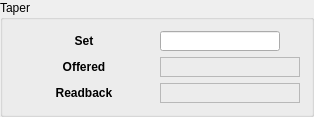
     <widget class="QGroupBox" name="groupBox_2">
      <property name="title">
       <string>Taper</string>
      </property>
      <layout class="QGridLayout" name="gridLayout_3">
       <item row="0" column="0">
        <layout class="QVBoxLayout" name="verticalLayout_4">
         <item>
          <widget class="QLabel" name="label_4">
           <property name="minimumSize">
            <size>
             <width>140</width>
             <height>20</height>
            </size>
           </property>
           <property name="maximumSize">
            <size>
             <width>16777215</width>
             <height>20</height>
            </size>
           </property>
           <property name="font">
            <font>
             <weight>75</weight>
             <bold>true</bold>
            </font>
           </property>
           <property name="text">
            <string>Set</string>
           </property>
           <property name="alignment">
            <set>Qt::AlignCenter</set>
           </property>
           <property name="buddy">
            <cstring>qcalineeditplugin_2</cstring>
           </property>
          </widget>
         </item>
         <item>
          <widget class="QLabel" name="label_5">
           <property name="minimumSize">
            <size>
             <width>140</width>
             <height>20</height>
            </size>
           </property>
           <property name="maximumSize">
            <size>
             <width>16777215</width>
             <height>20</height>
            </size>
           </property>
           <property name="font">
            <font>
             <weight>75</weight>
             <bold>true</bold>
            </font>
           </property>
           <property name="text">
            <string>Offered</string>
           </property>
           <property name="alignment">
            <set>Qt::AlignCenter</set>
           </property>
          </widget>
         </item>
         <item>
          <widget class="QLabel" name="label_6">
           <property name="minimumSize">
            <size>
             <width>140</width>
             <height>20</height>
            </size>
           </property>
           <property name="maximumSize">
            <size>
             <width>16777215</width>
             <height>20</height>
            </size>
           </property>
           <property name="font">
            <font>
             <weight>75</weight>
             <bold>true</bold>
            </font>
           </property>
           <property name="text">
            <string>Readback</string>
           </property>
           <property name="alignment">
            <set>Qt::AlignCenter</set>
           </property>
          </widget>
         </item>
        </layout>
       </item>
       <item row="0" column="1">
        <layout class="QVBoxLayout" name="verticalLayout_2">
         <item>
          <layout class="QGridLayout" name="gridLayout_9">
           <item row="0" column="0">
            <widget class="QCaLineEditPlugin" name="qcalineeditplugin_2">
             <property name="minimumSize">
              <size>
               <width>0</width>
               <height>20</height>
              </size>
             </property>
             <property name="maximumSize">
              <size>
               <width>120</width>
               <height>20</height>
              </size>
             </property>
             <property name="variable" stdset="0">
              <string>SR14ID01:BL_TAPER_REQUEST</string>
             </property>
             <property name="precision" stdset="0">
              <UInt>3</UInt>
             </property>
             <property name="addUnits" stdset="0">
              <bool>false</bool>
             </property>
            </widget>
           </item>
           <item row="0" column="1">
            <widget class="QCaLabelPlugin" name="qcalabelplugin_20">
             <property name="maximumSize">
              <size>
               <width>120</width>
               <height>20</height>
              </size>
             </property>
             <property name="variable" stdset="0">
              <string>SR14ID01:BL_TAPER_REQUEST.EGU</string>
             </property>
            </widget>
           </item>
          </layout>
         </item>
         <item>
          <widget class="QCaLabelPlugin" name="qcalabelplugin_3">
           <property name="minimumSize">
            <size>
             <width>140</width>
             <height>20</height>
            </size>
           </property>
           <property name="maximumSize">
            <size>
             <width>16777215</width>
             <height>20</height>
            </size>
           </property>
           <property name="frameShape">
            <enum>QFrame::StyledPanel</enum>
           </property>
           <property name="frameShadow">
            <enum>QFrame::Sunken</enum>
           </property>
           <property name="alignment">
            <set>Qt::AlignCenter</set>
           </property>
           <property name="variable" stdset="0">
            <string>SR14ID01:SUGT_MONITOR</string>
           </property>
           <property name="precision" stdset="0">
            <UInt>3</UInt>
           </property>
          </widget>
         </item>
         <item>
          <widget class="QCaLabelPlugin" name="qcalabelplugin_4">
           <property name="minimumSize">
            <size>
             <width>140</width>
             <height>20</height>
            </size>
           </property>
           <property name="maximumSize">
            <size>
             <width>16777215</width>
             <height>20</height>
            </size>
           </property>
           <property name="frameShape">
            <enum>QFrame::StyledPanel</enum>
           </property>
           <property name="frameShadow">
            <enum>QFrame::Sunken</enum>
           </property>
           <property name="alignment">
            <set>Qt::AlignCenter</set>
           </property>
           <property name="variable" stdset="0">
            <string>SR14ID01:TAPER_MONITOR</string>
           </property>
           <property name="precision" stdset="0">
            <UInt>3</UInt>
           </property>
          </widget>
         </item>
        </layout>
       </item>
      </layout>
     </widget>
